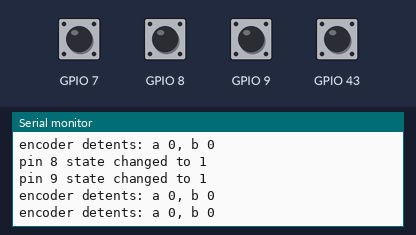
This sketch was run on a simulated ESP32. Parts: the last lines printed to the serial monitor. The inputs (shaded band) are chosen by the test bench; at power-on: GPIO 7–9, GPIO 43 HIGH.

Above: at 3.8 s.
3.9 s: GPIO 7 pulled LOW for 1.3 s
At 5.6 s:
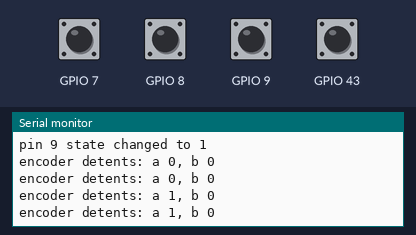
6.7 s: GPIO 8 pulled LOW for 1.3 s
At 7.8 s:
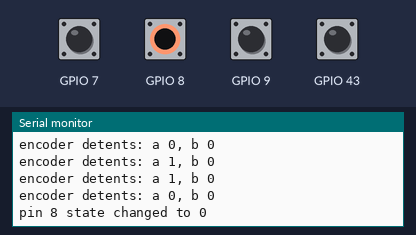
9.5 s: GPIO 9 pulled LOW for 1.3 s
At 10.6 s:
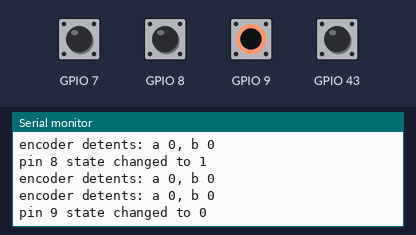
12.3 s: GPIO 43 pulled LOW for 1.3 s
At 14.1 s:
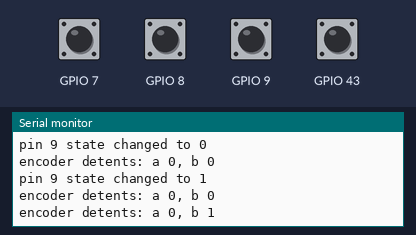

Measured:
- after the input at 3.9 s, the serial monitor: prints a new line after 0.12 s (image 1)
- after the input at 6.7 s, the serial monitor: prints a new line after 0.32 s (image 2)
- after the input at 9.5 s, the serial monitor: prints a new line after 0.52 s (image 3)
- after the input at 12.3 s, the serial monitor: prints a new line after 0.72 s (image 4)

The sketch:

remote.ino
```cpp
// Remote controller.
// Operation: ESP-NOW wireless controller for the led panel
// when the encoder and buttons haven't been touched for a while, shuts off the ESP-NOW connection and goes into deep sleep until a button is pressed
// remote and panel are PERMANENTLY PAIRED!
#include "WiFi.h"
#include <esp_now.h>
#include <U8g2lib.h>
#include "ui.hpp"
#include "hmi.hpp"

// CONFIGURABLES

const int PANEL_MAC[] = {0xFF, 0xFF, 0xFF, 0xFF, 0xFF, 0xFF};
const int TIMEOUT = 30 * 1000; // in ms. if 30 seconds have passed without updates, we'll go into deep sleep
const int BUTTON_UPPER = D9;
const int BUTTON_LOWER = D10;
const int ENCODER_A = D8;
const int ENCODER_B = D6;

// END CONFIGURABLES

struct LedPanel {
  uint8_t brightness;
  uint8_t warmth;
};

LedPanel frontPanel, backPanel;


struct ControlFrame { // this is the C++ equivalent of
/*
  enum ControlFrame {
    SetLights(LedPanel, LedPanel),
    Settimer(u16)
  }
  rust, oh rust, wherefore art thou rust...
*/
  enum {
    SetTimer,
    SetLights
  } operation;
  union {
    struct {
      LedPanel front, back;
    };
    uint16_t timerDuration;
  };
};


void sentCallback(const uint8_t *mac_addr, esp_now_send_status_t status) {
  // skeleton, for now
}


void onReceive(const esp_now_recv_info* info, const uint8_t* data, int len) {
  // ditto
}


void setup_espnow() {
  WiFi.mode(WIFI_STA); // set up the wifi chip for esp-now
  WiFi.disconnect();
  while (!WiFi.STA.started()) {
    Serial.println("waiting on wifi station start");
    delay(100);
  }

  if (esp_now_init() != ESP_OK) {
    Serial.println("ESP-NOW init failed.");
  }

  esp_now_peer_info info = {};
  info.channel = 0;
  info.encrypt = false;
  memcpy(info.peer_addr, PANEL_MAC, 6);
  if (esp_now_add_peer(&info) != ESP_OK) {
    Serial.println("Couldn't pair with receiver");
  }

  esp_now_register_recv_cb(&onReceive);
  esp_now_register_send_cb(&sentCallback);
}


struct {
  LedPanel front, back;
  bool frontEnabled = true;
  bool backEnabled = false;
} state;


PullupButton button1(BUTTON_UPPER);
PullupButton button2(BUTTON_LOWER);
Encoder encoder(ENCODER_A, ENCODER_B);


void setup() {
  // put your setup code here, to run once:
  Serial.begin(9600);
  //setup_espnow(); // set up the wifi adapter (this has to be called every time it wakes from deep sleep)
  // TODO: cycle down cpu frequency
  /*UI ui {
    [](bool v){}, // front toggle
    [](bool v){}, // back toggle
    [](int v){}, // back brightness
    [](int v){}, // back warmth
    [](int v){}, // front brightness
    [](int v){}, // front warmth
    [](int v){}, // timer
  };*/
  delay(1000);
  //ui.render();
  long long lastUpdate = millis();
  while (1) {
    auto delta = encoder.poll();
    button1.poll();
    button2.poll();
    if (delta) {
      //ui.encoderTurn(delta);
    }
    if (button1.wasReleasedSLC()) {
      //ui.button1();
    }
    if (button2.wasReleasedSLC()) {
      //ui.button2();
    }
    delay(1000);
    long long now = millis();
    if (now - lastUpdate > 500) {
      lastUpdate = now;
      //ui.render();
    }
  }
}

void loop() {
  // the program never reaches loop
}
```

hmi.hpp
```cpp
// buttons and encoders
struct Encoder {
  int pinA;
  int pinB;

  Encoder(int a, int b) : pinA { a }, pinB { b } {
    pinMode(a, INPUT_PULLUP);
    pinMode(b, INPUT_PULLUP);
  }

  enum State {
    LOCK, // the encoder is fully into a position
    RIGHT_START, // the encoder is now turning right
    LEFT_START, // the encoder is now turning left
  } state = State::LOCK;

  int poll() {
    bool a = !digitalRead(pinA);
    bool b = !digitalRead(pinB);
    State oldState = state;
    if (state == State::LOCK) {
      if (!a && b) {
        state = State::LEFT_START;
      }
      if (a && !b) {
        state = State::RIGHT_START;
      }
    }
    if (!a && !b) {
      if (state == State::RIGHT_START) {
        state = State::LOCK;
        return 1;
      }
      if (state == State::LEFT_START) {
        state = State::LOCK;
        return -1;
      }
    }
    Serial.print("encoder detents: a ");
    Serial.print(a);
    Serial.print(", b ");
    Serial.println(b);
    return 0;
  }
};


struct PullupButton { // track button presses. HIGH = released, LOW = pressed.
  int pin;
  int lastState = 0;
  bool wasReleased = false;

  PullupButton(int p) : pin { p } {
    pinMode(p, INPUT_PULLUP);
  }

  void poll() {
    int v = digitalRead(pin);
    if (lastState == LOW && v == HIGH) { // if we just went from being pressed to being released
      wasReleased = true;
    }
    if (lastState != v) {
      Serial.print("pin ");
      Serial.print(pin);
      Serial.print(" state changed to ");
      Serial.println(v);
    }
    lastState = v;
  }

  bool wasReleasedSLC() { // slc = Since Last Check
    if (wasReleased) {
      wasReleased = false;
      return true;
    }
    return false;
  }
};
```

ui.hpp
```cpp
// UI code

const int ENCODER_DRAG = 2; // ticks of the encoder to move to the next element

template <typename T> using UiCallback = void (*)(T);
using Display = U8G2_SSD1309_128X64_NONAME0_F_HW_I2C;


struct Box {
  int x;
  int y;
  int w;
  int h;

  static Box empty() {
    return Box { 0, 0, 0, 0 };
  }

  void extend(int e) {
    x -= e;
    y -= e;
    w += e * 2;
    h += e * 2;
  }
};


struct UIElement {
  virtual bool selectable() {
    return false;
  }

  virtual void render(Display* display);

  virtual bool interact() { // interact with a UI element. if it returns true, the UI element will *capture* the ui, and all interactions will be forwarded to it until it releasest he ui.
    return false;
  }

  virtual Box box() { // selectables should return a Box. this allows the main UI to render the tab border.
    return Box::empty();
  }

  /* --- capture functions --- */
  // when the interface is captured by a UIElement, all interactions are forwarded to these functions. if they ever return true, capture is reset.
  virtual bool capturedButton1() {
    return true;
  }

  virtual bool capturedButton2() {
    return true;
  }

  virtual bool capturedEncoder(int delta) { // because this is a relative encoder, the value is a CHANGE in position
    return true;
  }

  virtual const char* captureTooltip() { // return the tooltip for this capture (which will be displayed in the side box)
    return "";
  }
};


struct Timer : UIElement {
  int x;
  int y;
  UiCallback<int> setTimer;

  Timer(int _x, int _y, UiCallback<int> _setTimer) : x { _x }, y { _y }, setTimer { _setTimer } {}

  bool selectable() {
    return true;
  }

  void render(Display* display) {
    display -> setDrawColor(1);
    display -> drawCircle(x + 7, y + 7, 7, U8G2_DRAW_ALL);
    display -> drawLine(x + 7, y + 7, x + 14, y + 7);
    display -> drawLine(x + 7, y + 7, x + 7, y + 7 - 3);
    display -> drawStr(x + 18, y + 5, "set a");
    display -> drawStr(x + 18, y + 12, "timer");
  }

  Box box() {
    return Box {
      x, y, 38, 14
    };
  }

  bool interact() {
    return true;
  }
};


struct TextBanner : UIElement {
  int x;
  int y;
  const char* text;

  TextBanner(int _x, int _y, const char* _text) : x {_x}, y {_y}, text{_text} {}

  void render(Display* display) {
    display -> setDrawColor(1);
    display -> drawStr(x, y, text);
  }
};

struct EnableDisableToggleButton : UIElement {
  int x;
  int y;
  bool state = true;
  UiCallback<bool> onToggle;

  EnableDisableToggleButton(int _x, int _y, UiCallback<bool> _onToggle) : x { _x }, y { _y }, onToggle { _onToggle } {

  }

  Box box() {
    return Box {
      x, y, 31, 10
    };
  }

  bool selectable() {
    return true;
  }

  bool interact() {
    state = !state;
    onToggle(state);
    return false;
  }

  void render(Display* display) {
    if (state) {
      display -> setDrawColor(0); // clear the area behind
      display -> drawBox(x, y, 31, 10);
      display -> setDrawColor(1);
      display -> drawFrame(x, y, 31, 10);
    }
    else {
      display -> setDrawColor(1);
      display -> drawBox(x, y, 31, 10);
      display -> setDrawColor(0);
    }
    display -> drawStr(x + 2, y + 8, state ? "disable" : "enable");
  }
};

struct Slider : UIElement {
  int x;
  int y;
  UiCallback<int> onChange;
  int value = 128;

  Slider(int _x, int _y, UiCallback<int> _onChange) : x { _x }, y { _y }, onChange { _onChange } {

  }

  Box box() {
    return Box { x, y, 35, 6};
  }

  bool selectable() {
    return true;
  }

  void render(Display* display) { // todo: add something to indicate partial positions ('cause the slider is only 35 pixels and there are 256 values)
    display -> setDrawColor(0);
    display -> drawBox(x, y, 35, 6);
    display -> setDrawColor(1);
    display -> drawFrame(x, y, 25, 6);
    display -> drawBox(x, y, value * 35 / 255, 6);
  }

  bool interact() {
    return true;
  }

  const char* captureTooltip() {
    return "turn knob to change value\npress any button to confirm";
  }

  bool capturedButton1() {
    return true;
  }

  bool capturedButton2() {
    return true;
  }

  bool capturedEncoder(int delta) {
    value += delta * 5;
    if (value > 255) {
      value = 255;
    }
    if (value < 0) {
      value = 0;
    }
    onChange(value);
    return false;
  }
};


struct UI {
  static const int UI_ELEMENT_COUNT = 13;
  int uiSelected = 0;
  int selectableCount = 0;

  Display display;
  UIElement* elements[UI_ELEMENT_COUNT];
  int encoderPos = 0;
  int interactLock = -1; // -1 = not locked, anything else = an index in elements[]

  UI(
      UiCallback<bool> whenFrontToggle,
      UiCallback<bool> whenBackToggle,
      UiCallback<int> whenBackBrightnessChange,
      UiCallback<int> whenBackWarmthChange,
      UiCallback<int> whenFrontBrightnessChange,
      UiCallback<int> whenFrontWarmthChange,
      UiCallback<int> whenTimerSet) : display(U8G2_R0), elements {
        new TextBanner(5, 5, "front"),
        new TextBanner(48, 5, "back"),
        new EnableDisableToggleButton(5, 12, whenFrontToggle),
        new EnableDisableToggleButton(48, 12, whenBackToggle),
        new TextBanner(5, 32, "bright"),
        new TextBanner(48, 32, "bright"),
        new TextBanner(5, 50, "warmth"),
        new TextBanner(48, 50, "warmth"),
        new Slider(4, 36, whenFrontBrightnessChange),
        new Slider(4, 54, whenFrontWarmthChange),
        new Slider(47, 36, whenBackBrightnessChange),
        new Slider(47, 54, whenBackWarmthChange),
        new Timer(82, 6, whenTimerSet)
      }
  {
    display.begin();
    display.setFont(u8g2_font_micro_mr);
    checkSelected();
    for (int i = 0; i < UI_ELEMENT_COUNT; i ++) {
      if (elements[i] -> selectable()) {
        selectableCount ++;
      }
    }
  }

  void checkSelected() {
    int sel = (encoderPos / ENCODER_DRAG) % selectableCount;
    for (int i = 0; i < UI_ELEMENT_COUNT; i ++) {
      if (elements[i] -> selectable()) {
        if (sel == 0) {
          uiSelected = i;
          break;
        }
        sel --;
      }
    }
  }

  const char* getTooltip() { // tooltips render into a tiny 42x40 space
    // because this is a 4x5 font, that's 8 lines of 10 characters each
    // return value must be a nul-terminated string with \n line separators
    if (interactLock != -1) {
      return elements[interactLock] -> captureTooltip();
    }
    return "turn knob\nto choose\n\npress up\nbutton to\n select\n";
  }

  void render() {
    display.clearBuffer();
    for (int i = 0; i < UI_ELEMENT_COUNT; i ++) {
      elements[i] -> render(&display);
      if (i == uiSelected) {
        Box b = elements[i] -> box();
        b.extend(3);
        display.setDrawColor(1);
        display.drawFrame(b.x, b.y, b.w, b.h);
      }
    }
    char linebuf[11];
    for (int i = 0; i < 11; i ++) {
      linebuf[i] = 0;
    }
    const char* tooltip = getTooltip();
    int line = 0;
    for (int i = 0; tooltip[i] != 0; i ++) {
      if (tooltip[i] == 10) {
        line ++;
        display.drawStr(86, 24 + line * 5, linebuf);
        for (int i = 0; i < 11; i ++) {
          linebuf[i] = 0;
        }
        tooltip += i;
        i = -1;
      }
      else {
        linebuf[i] = tooltip[i];
      }
    }
    display.sendBuffer();
  }

  void button1() {
    Serial.println("button 1");
    if (interactLock != -1) {
      if (elements[interactLock] -> capturedButton1()) {
        interactLock = -1;
      }
    }
    else {
      if (elements[uiSelected] -> interact()) { // call the interact routine and optionally lock the ui to that element
        interactLock = uiSelected;
      }
    }
    render();
  }

  void button2() { // when not captured, button 2 does nothing but force screen refresh
    Serial.println("button 2");
    if (interactLock != -1) {
      if (elements[interactLock] -> capturedButton2()) {
        interactLock = -1;
      }
    }
    render();
  }

  void encoderTurn(int delta) {
    Serial.print("encoder turned ");
    Serial.println(delta);
    if (interactLock != -1) {
      if (elements[interactLock] -> capturedEncoder(delta)) {
        interactLock = -1;
      }
    }
    else {
      encoderPos += delta;
      checkSelected();
    }
    render();
  }
};
```
